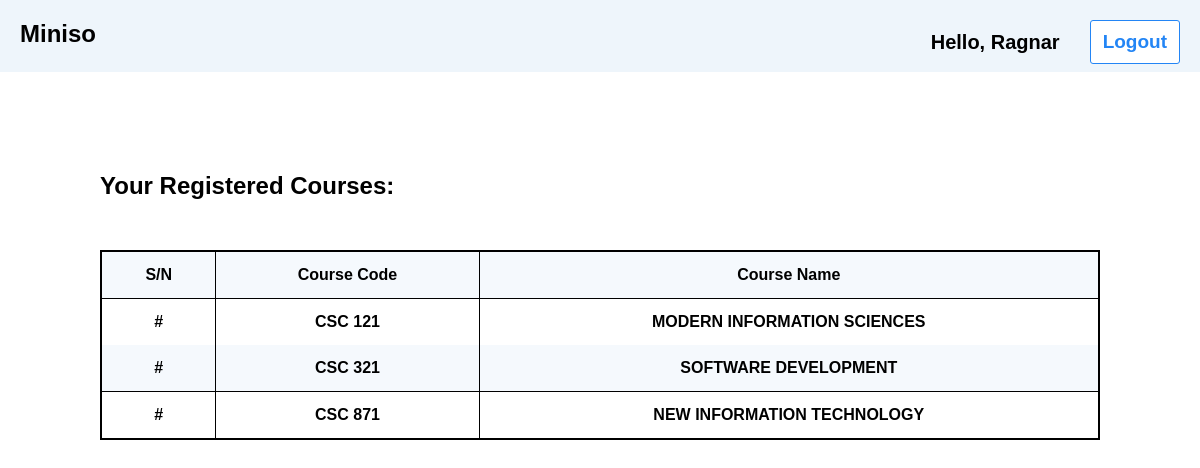
The app's page /studentindex.php?login=success (signed in) with its own data.
### tables this page shows
CREATE TABLE IF NOT EXISTS `registration` (
  `studentID` int(11) NOT NULL,
  `studentname` varchar(255) NOT NULL,
  `courseCode` varchar(255) NOT NULL,
  `courseTitle` varchar(255) NOT NULL
);

### studentindex.php (the view, shortened to what this page needs)
<?php
require('includes/dbh.inc.php');
$id = $_SESSION['id'];
$sql = "SELECT * FROM registration WHERE studentID = $id";
$resultReg = mysqli_query($conn, $sql);
$rowReg = mysqli_fetch_all($resultReg, MYSQLI_ASSOC);
?>
<!DOCTYPE html>
<html lang="en">
<head>
    <link rel="stylesheet" href="studentindex.css">
</head>
<body>
    <header>
        <nav>
           <h2>Miniso</h2>
           <div class="formbox">
               <div class="formflex">
               <h3>Hello, <?= $_SESSION["name"]; ?></h3>
                <form method="POST" action="includes/logout.inc.php" class="logoutform">
                        <input name="logout" type="submit" value="Logout">
                </form>
                </div>
           </div>
        </nav>
    </header>
    <main>
        <div class="write">
            <h2>Your Registered Courses:</h2>
        </div>
        <table>
            <tbody>
                <tr>
                    <th>S/N</th>
                    <th>Course Code</th>
                    <th>Course Name</th>
                </tr>
                <?php foreach($rowReg as $reg): ?>
                    <tr>
                        <td>#</td>
                        <td><?= $reg["courseCode"]; ?></td>
                        <td><?= $reg["courseTitle"]; ?></td>
                    </tr>
                <?php endforeach; ?>

### studentindex.css (style rules this page uses)
* { padding: 0; margin: 0; box-sizing: border-box; font-family: Montserrat, sans-serif; }
body { height: 100vh; }
header { padding: 20px 20px; background-color: rgb(238, 245, 251); height: 9vh; }
header nav h3 { font-weight: 600; font-size: 20px; }
nav h2 { float: left; }
.formbox { float: right; }
body { background-color: white; }
main { padding-top: 100px; padding-left: 100px; }
table td, th { padding: 14px; border-right: 1px solid black; border-left: 1px solid black; margin: 0; text-align: center; font-weight: 700; }
table tr:first-child, table tr:last-child { border: 1px solid black; }
table { border: 2px solid black; border-collapse: collapse; width: 1000px; }
table tr:nth-of-type(odd) { background-color: #f5f9fd; }
.formflex { display: flex; align-items: center; }
input { margin-left: 30px; padding: 10px 12px; background-color: white; color: #2385f5; border-radius: 3px; font-size: 19px; font-weight: 700; border: 1px solid #2385f5; }
.write { margin-bottom: 50px; }

### records on screen
registration: courseCode "CSC 121", courseTitle "MODERN INFORMATION SCIENCES"
registration: courseCode "CSC 321", courseTitle "SOFTWARE DEVELOPMENT"
registration: courseCode "CSC 871", courseTitle "NEW INFORMATION TECHNOLOGY"

### other values on screen
$_SESSION["name"] "Ragnar"
